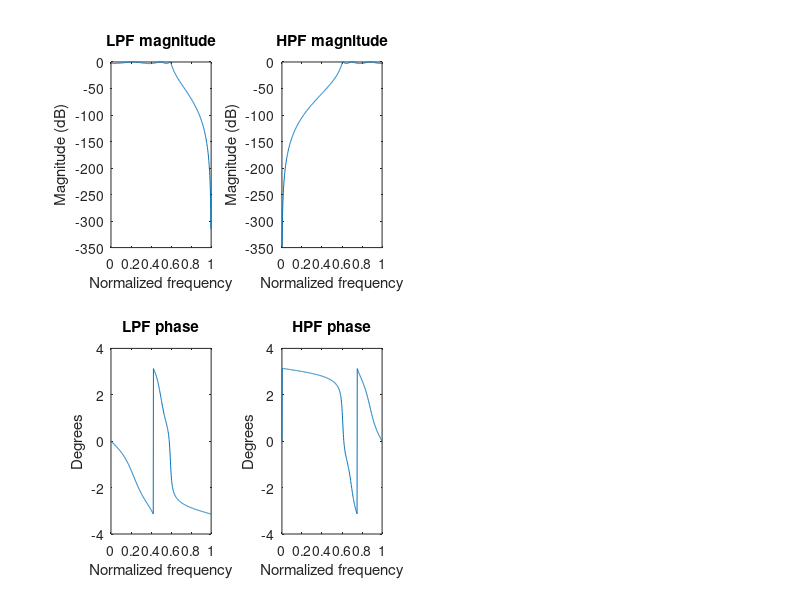

Write the MATLAB code that produced this figure. (Note: this script raises an error after producing the figure.)
clc;
close all;
clear all;
n = 6;
fc = 300;
fs = 1000;
rp = 3;  % Passband ripple for Chebyshev filter

%% LPF
[b, a] = cheby1(n, rp, fc / (fs / 2), 'low');
[h, w] = freqz(b, a);
subplot(2, 4, 1);
plot(w/pi, 20*log10(abs(h)));
title('LPF magnitude');
xlabel('Normalized frequency');
ylabel('Magnitude (dB)');
a = angle(h);
subplot(2, 4, 5);
plot(w/pi, a);
title('LPF phase');
xlabel('Normalized frequency');
ylabel('Degrees');

%% HPF
[b, a] = cheby1(n, rp, fc / (fs / 2), 'high');
[h, w] = freqz(b, a);
subplot(2, 4, 2);
plot(w/pi, 20*log10(abs(h)));
title('HPF magnitude');
xlabel('Normalized frequency');
ylabel('Magnitude (dB)');
a = angle(h);
subplot(2, 4, 6);
plot(w/pi, a);
title('HPF phase');
xlabel('Normalized frequency');
ylabel('Degrees');

%% BPF
w1 = [0.35 0.69];
[b, a] = cheby1(n, rp, w1, 'bandpass');
[h, w] = freqz(b, a);
subplot(2, 4, 3);
plot(w/pi, 20*log10(abs(h)));
title('BPF magnitude');
xlabel('Normalized frequency');
ylabel('Magnitude (dB)');
a = angle(h);
subplot(2, 4, 7);
plot(w/pi, a);
title('BPF phase');
xlabel('Normalized frequency');
ylabel('Degrees');

%% BSF
w1 = [0.35 0.69];
[b, a] = cheby1(n, rp, w1, 'stop');
[h, w] = freqz(b, a);
subplot(2, 4, 4);
plot(w/pi, 20*log10(abs(h)));
title('BSF magnitude');
xlabel('Normalized frequency');
ylabel('Magnitude (dB)');
a = angle(h);
subplot(2, 4, 8);
plot(w/pi, a);
title('BSF phase');
xlabel('Normalized frequency');
ylabel('Degrees');
